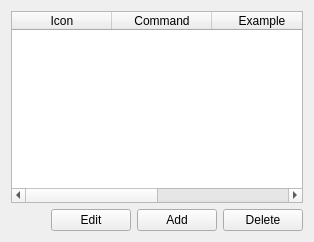
<?xml version="1.0" encoding="UTF-8"?>
<ui version="4.0">
  <class>YourWebSearchesTab</class>
  <widget class="QWidget" name="YourWebSearchesTab">
    <layout class="QVBoxLayout">
      <item>
        <widget class="QTableWidget" name="table">
          <attribute name="verticalHeaderVisible">
            <bool>false</bool>
          </attribute>
          <property name="alternatingRowColors">
            <bool>true</bool>
          </property>
          <property name="columnCount">
            <number>4</number>
          </property>
          <property name="editTriggers">
            <set>QAbstractItemView::NoEditTriggers</set>
          </property>
          <property name="focusPolicy">
            <enum>Qt::NoFocus</enum>
          </property>
          <property name="selectionBehavior">
            <enum>QAbstractItemView::SelectRows</enum>
          </property>
          <property name="selectionMode">
            <enum>QAbstractItemView::SingleSelection</enum>
          </property>
          <column>
            <property name="text">
              <string notr="false">Icon</string>
            </property>
          </column>
          <column>
            <property name="text">
              <string notr="false">Command</string>
            </property>
          </column>
          <column>
            <property name="text">
              <string notr="false">Example</string>
            </property>
          </column>
          <column>
            <property name="text">
              <string notr="false">Enabled</string>
            </property>
          </column>
        </widget>
      </item>
      <item>
        <layout class="QHBoxLayout">
          <item>
            <spacer>
              <property name="orientation">
                <enum>Qt::Horizontal</enum>
              </property>
              <property name="sizeHint" stdset="0">
                <size>
                  <width>40</width>
                  <height>20</height>
                </size>
              </property>
            </spacer>
          </item>
          <item>
            <widget class="QPushButton" name="edit_button">
              <property name="text">
                <string notr="false">Edit</string>
              </property>
            </widget>
          </item>
          <item>
            <widget class="QPushButton" name="add_button">
              <property name="text">
                <string notr="false">Add</string>
              </property>
            </widget>
          </item>
          <item>
            <widget class="QPushButton" name="delete_button">
              <property name="text">
                <string notr="false">Delete</string>
              </property>
            </widget>
          </item>
        </layout>
      </item>
    </layout>
  </widget>
</ui>
